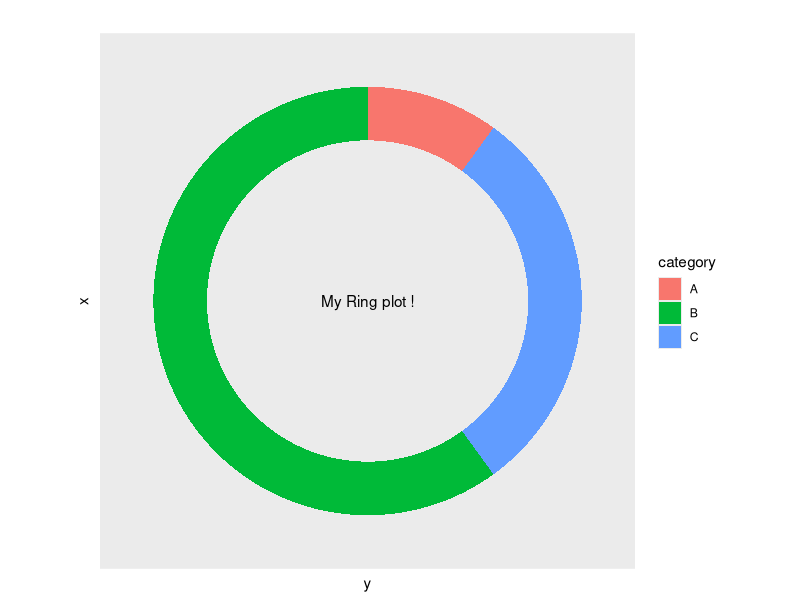

R code for this plot:

library(ggplot2)
 
# Create test data.
dat = data.frame(count=c(10, 60, 30), category=c("A", "B", "C"))
 
# Add addition columns, needed for drawing with geom_rect.
dat$fraction = dat$count / sum(dat$count)
dat = dat[order(dat$fraction), ]
dat$ymax = cumsum(dat$fraction)
dat$ymin = c(0, head(dat$ymax, n=-1))
 
# Make the plot
p1 = ggplot(dat, aes(fill=category, ymax=ymax, ymin=ymin, xmax=4, xmin=3)) +
     geom_rect() +
     coord_polar(theta="y") +
     xlim(c(0, 4)) +
     theme(panel.grid=element_blank()) +
     theme(axis.text=element_blank()) +
     theme(axis.ticks=element_blank()) +
     annotate("text", x = 0, y = 0, label = "My Ring plot !") +
     labs(title="")
p1
